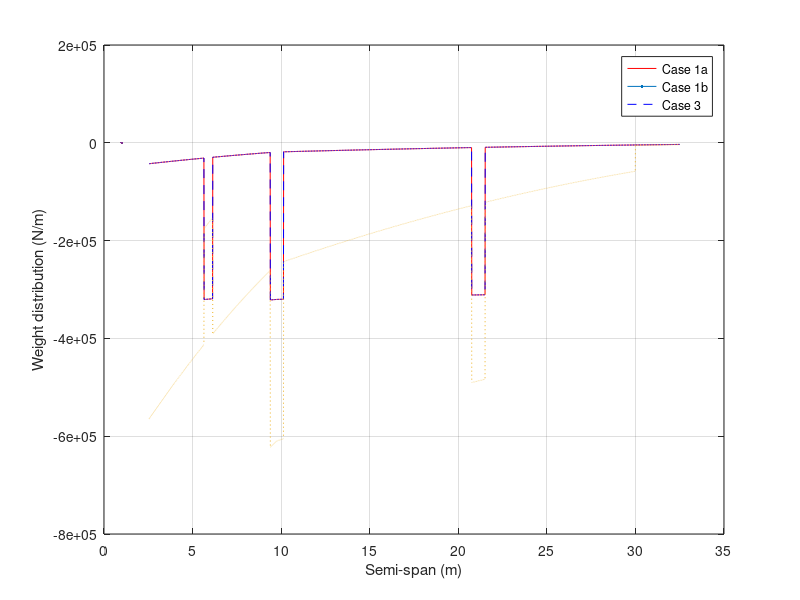
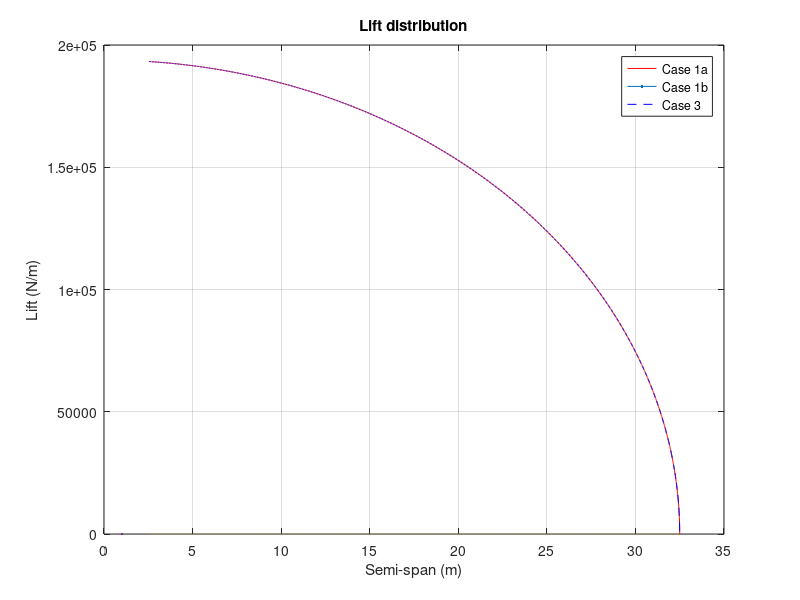
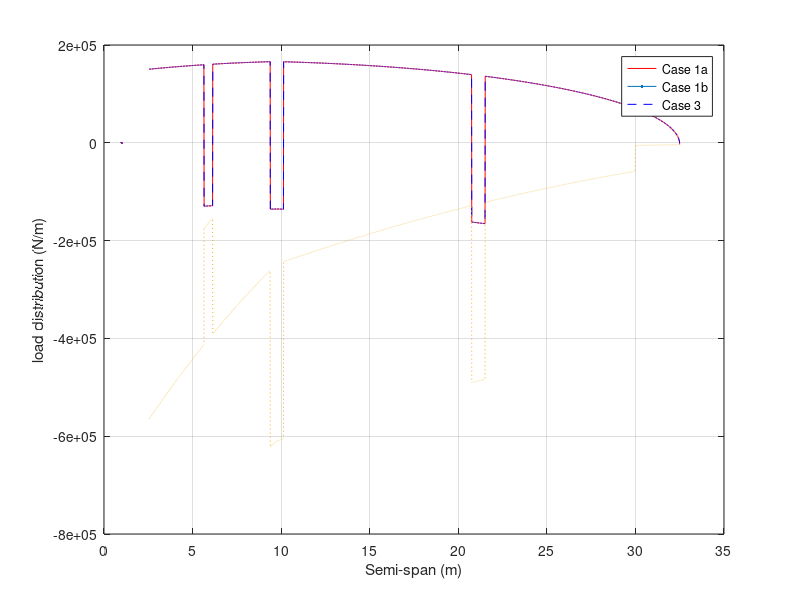
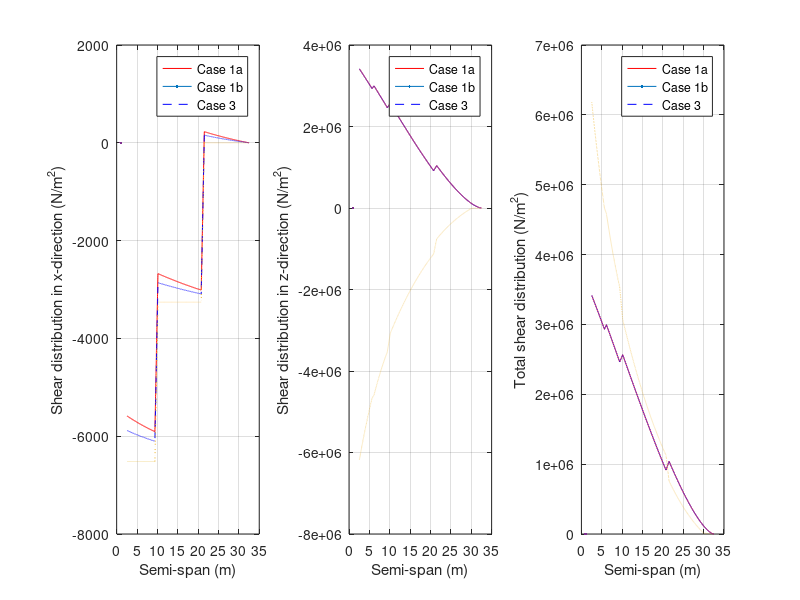

MATLAB code for these plots, in order:
clc
clear
close all

%LOADS DISTRIBUTION

%get chord distribution
%leading edge sweep angle
b = 32.45 * tand(26.6);
a = b - 3.47/4;

aa = (a + 3.47)/32.45;

%sweep_angle = atand(aa);
sweep_angle = atand(aa);

%chord distribution for first section
outer_chord = 13.89 - (9.75 * tand(sweep_angle));

gradient1 = (outer_chord - 13.89)/9.75;

%for outer section
gradient2 = (3.47 - outer_chord)/(32.45 - 9.75);

span1 = 2.55:0.01:9.75;
span2 = 9.75:0.01:32.5;

c2 = outer_chord - gradient2 * 9.75;

chord1 = gradient1 * span1 + 13.89;
chord2 = gradient2*span2+c2;

chord = [chord1,chord2];

%CMo for airfoil
Cmoairf = -0.131;

%constants
W_S = 7840;         %wing loading in N/m^2
S = 482;            %wing area in m^2
rho = 1.227;        %sea level density
W = 353385;         %mtow in kg
g = 9.81;           %gravitational constant
T = 321600;         %thrust produced by each engine in N

%masses and wing properties
m_dry = 27100/2;        %dry mass of the wing in kg
weight_wing = m_dry*g;  %weight of the wing in N
V_wing = 168.6331;      %volume of the wing in m^3 CHANGE THIS WITH THE REAL VALUE  

m_fuel = 176091;        %fuel mass in kg
rho_fuel = 804;         %fuel density in kg/m^3
length_ft = 26.83;      %length of fuel tank 

m_engine = 6147.1;      %mass of engine
m_mg = 15100;           %mass of main landing gear


%aerofoil properties
cg = 0.4141;                            %centre of gravity
arm_length = 0.1641;                    %distance of cg from aerodynamic centre
frontSpar = 0.12;                       %location of front spar
rearSpar = 0.7;                         %location of shear spar
flexAxis = (frontSpar+rearSpar)/2;      %location of flexural axis (shear centre)


%wing discretisation
span = [span1,span2];      %29.33 is the length of the wing that is outside of the fuselage

%area of the aerofoil at each section of the wing
area_aerofoil = 0.0939*chord.^2;


%cases: [case 1a, case 1b, case 3]

v = [130.537; 171.25; 81.21];           %speed in m/s
n = [2.5; 2.5; 3];                      %load factor
L = n*W*g;                              %overall lift
L(3) = 0;                               %assume no aerodynamic forces in case 3
C_l = (2*n*W_S)./(rho*v.^2);            %lift coefficient
C_l(3) = 0;                             %assume no aerodynamic forces in case 3
%C_d = [0.13; 0.022; 0];                 %drag coefficient taken from polars
C_d = [0.043; 0.017; 0];
D = 0.5.*rho.*v.^2.*S.*C_d;             %overall drag
L0 = L./(32.5*pi*0.5 - 6.34);           %assume an elliptical lift distribution

dy = 0.01;                      %length of each section
dV = area_aerofoil * dy;        %volume of each section

%load on each section of the wing due to the wing's weight
dW_wing = (weight_wing/V_wing) * dV;

%load due to 1 engine in N
dW_engine = [m_engine*g;m_engine*g;m_engine*g]; 

%load due to 1 main landing gear in N
dW_mg = [m_mg*g/4;m_mg*g/4;m_mg*g/4];

%load due to fuel in the wings in N
V_fuel = 219.75;                %volume of fuel in m^3
dmass_fuel = rho_fuel * dV;     %mass of fuel in each section
dmass_fuel(2747:end) = 0;       %no fuel after y = 30
dW_fuel = dmass_fuel*g;         %weight of fuel in each section

%add all of the weights to get the total weight experienced at each section
dW_total = zeros(3, length(chord));             %pre-define array

%case 1 - worst case scenario with no fuel weight
dW_total(1,:) = dW_total(1,:) + dW_wing;                             %add weight of wing
dW_total(1,685:760) = dW_total(1,685:760) + dW_engine(1)/75;         %add weight of engine 1
dW_total(1,1823:1898) = dW_total(1,1823:1898) + dW_engine(1)/75;     %add weight of engine 2
dW_total(1,311:359) = dW_total(1,311:359) + dW_mg(1)/48;             %add weight of landing gear
dW_total(1,:) = dW_total(1,:) * 100;

%case 2 - worst case scenario with no fuel weight
dW_total(2,:) = dW_total(2,:) + dW_wing;                             %add weight of wing
dW_total(2,685:760) = dW_total(2,685:760) + dW_engine(2)/75;         %add weight of engine 1
dW_total(2,1823:1898) = dW_total(2,1823:1898) + dW_engine(2)/75;     %add weight of engine 2
dW_total(2,311:359) = dW_total(2,311:359) + dW_mg(2)/48;             %add weight of landing gear
dW_total(2,:) = dW_total(2,:) * 100;

%case 3 - worst case scenario with fuel weight
dW_total(3,:) = dW_total(3,:) + dW_wing + dW_fuel;                   %add weight of wing and fuel
dW_total(3,685:760) = dW_total(3,685:760) + dW_engine(3)/75;         %add weight of engine 1
dW_total(3,1823:1898) = dW_total(3,1823:1898) + dW_engine(3)/75;     %add weight of engine 2
dW_total(3,311:359) = dW_total(3,311:359) + dW_mg(3)/48;             %add weight of landing gear
dW_total(3,:) = dW_total(3,:) * 100;
dW_total(3,311:359) = dW_total(3,311:359) - 6.2349e6/48;             %add force of main landing gear on the wing at touch down

dW_total = dW_total.*n.*1.5;


%CALCULATING SHEAR
dS = dy*chord;                              %planform area distribution
dD = 0.5*rho*v.^2.*C_d.*dS;                 %drag distribution
dL = L0.*sqrt(1-(span/32.5).^2);            %elliptical lift distribution
dD(:,685:760) = dD(:,685:760) - T/75;       %subtract thrust of engine 1
dD(:,1823:1898) = dD(:,1823:1898) - T/75;   %subtract thrust of engine 2

for i = 1:3  
    for j = 1:length(span)
        temp = dD(i,j:length(span));
        shear_x(i,j) = sum(temp*dy);
    end
end

shear_y = 0;

for i = 1:3
    for j = 1:length(span)
        temp1 = dL(i,j:length(span));
        temp2 = dW_total(i,j:length(span));
        shear_z(i,j) = sum((temp1-temp2)*dy);
    end
end

shear_total = sqrt(shear_x.^2 + shear_z.^2);


%CALCULATING BENDING MOMENT

for i = 1:3
    for j = 1:length(span)
        temp = shear_z(i,j:length(span));
        M_x(i,j) = sum(temp)*dy;
    end
end

for i = 1:3
    for j = 1:length(span)
        temp = shear_x(i,j:length(span));
        M_z(i,j) = sum(temp)*dy;
    end
end


%CALCULATING TORQUE
M_torque = zeros(3, length(span));
landing_gear_force_case3 = zeros(length(span));
landing_gear_force_case3(311:359) = 3.4278e6/48 ; %double check this is correct or not
for i=1:3
    for j = 1: length(span)
        if i==3 % the landing gear will exert a moment
        x_quart(i, j) = 0.25 * chord(j);
        z_f = 0.07; % depends how we define the axis
        x_cg= cg;
        m_0w(i,j) = 0.5* rho * v(i)^2 * chord(j)^2 * Cmoairf; 
        dM(i,j) = dL(i,j)* (flexAxis - x_quart(i,j))+dD(i,j) * 0 + dW_total(i,j) *(flexAxis - x_cg) + landing_gear_force_case3(1,j)*(flexAxis - rearSpar) - m_0w(i,j);
        M_torque(i,j)= sum(dM(i,j)) ;  
        else
    x_quart(i, j) = 0.25 * chord(j);
    z_f = 0.07; % depends how we define the axis
    x_cg= cg;
    m_0w(i,j) = 0.5* rho * v(i)^2 * chord(j)^2 * Cmoairf; 
    dM(i,j) = dL(i,j)* (flexAxis - x_quart(i,j))+dD(i,j) * 0 + dW_total(i,j) *(flexAxis - x_cg) + - m_0w(i,j);
    M_torque(i,j)= sum(dM(i,j)) ;
    end
    end
end


%PLOTSS

figure(1)
plot(span,-dW_total(1,:),"r", LineWidth = 1.5);
hold on
plot(span,-dW_total(2,:),"b--", LineWidth = 1.5);
plot(span,-dW_total(3,:),":", LineWidth = 1.5);
hold off
grid on
xlabel("Semi-span (m)");
ylabel("Weight distribution (N/m)");
legend("Case 1a","Case 1b", "Case 3");

figure(2)
plot(span,dL(1,:),"r", LineWidth = 1.5);
hold on
plot(span,dL(2,:),"b--", LineWidth = 1.5);
plot(span,dL(3,:),":", LineWidth = 1.5);
hold off
title("Lift distribution");
xlabel("Semi-span (m)");
ylabel("Lift (N/m)");
grid on
legend("Case 1a","Case 1b", "Case 3");

figure(3)
plot(span,dL(1,:)-dW_total(1,:),"r", LineWidth = 1.5);
hold on
plot(span,dL(2,:)-dW_total(2,:),"b--", LineWidth = 1.5);
plot(span,dL(3,:)-dW_total(3,:),":", LineWidth = 1.5);
hold off
xlabel("Semi-span (m)");
ylabel("load distribution (N/m)");
grid on
legend("Case 1a","Case 1b", "Case 3");

figure(4)
subplot(1,3,1);
plot(span,shear_x(1,:),"r", LineWidth = 1.5);
hold on
plot(span,shear_x(2,:),"b--", LineWidth = 1.5);
plot(span,shear_x(3,:),":", LineWidth = 1.5);
hold off
grid on
xlabel("Semi-span (m)");
ylabel("Shear distribution in x-direction (N/m^2)");
legend("Case 1a","Case 1b", "Case 3");

subplot(1,3,2);
plot(span,shear_z(1,:),"r", LineWidth = 1.5);
hold on
plot(span,shear_z(2,:),"b--", LineWidth = 1.5);
plot(span,shear_z(3,:),":", LineWidth = 1.5);
hold off
grid on
xlabel("Semi-span (m)");
ylabel("Shear distribution in z-direction (N/m^2)");
legend("Case 1a","Case 1b", "Case 3");

subplot(1,3,3);
plot(span,shear_total(1,:),"r", LineWidth = 1.5);
hold on
plot(span,shear_total(2,:),"b--", LineWidth = 1.5);
plot(span,shear_total(3,:),":", LineWidth = 1.5);
hold off
grid on
xlabel("Semi-span (m)");
ylabel("Total shear distribution (N/m^2)");
legend("Case 1a","Case 1b", "Case 3");

figure(5)
subplot(1,2,1);
plot(span,M_x(1,:),"r", LineWidth = 1.5);
hold on
plot(span,M_x(2,:),"b--", LineWidth = 1.5);
plot(span,M_x(3,:),":", LineWidth = 1.5);
hold off
grid on
xlabel("Semi-span (m)");
ylabel("Bending moment distribution in x-direction (N)");
legend("Case 1a","Case 1b", "Case 3");

subplot(1,2,2);
plot(span,M_z(1,:),"r", LineWidth = 1.5);
hold on
plot(span,M_z(2,:),"b--", LineWidth = 1.5);
plot(span,M_z(3,:),":", LineWidth = 1.5);
hold off
grid on
xlabel("Semi-span (m)");
ylabel("Bending moment distribution in z-direction (N)");
legend("Case 1a","Case 1b", "Case 3");


figure(6)
subplot(1,2,1);
plot(span,M_torque(1,:),"r", LineWidth = 1.5);
hold on
plot(span,M_torque(2,:),"b--", LineWidth = 1.5);
plot(span,M_torque(3,:),":", LineWidth = 1.5);
hold off
grid on
xlabel("Semi-span (m)");
ylabel(" (N)");
legend("Case 1a","Case 1b", "Case 3");

% Get the sectional load vs spanwise diagram for case 1&3 under different
% conditions so MTOW, EFW, MLW

%%%%%%% CHANGE THE VALUES OF MLW AND EFW
MTOW = 353385;         %mtow in kg
MLW =  320000        ; % maximum landing weoght
EFW =  300000      ; %EMPTY FUEL WEIGHT
n= 3.75;
mass=[MTOW, MLW, EFW];

for j= 1:3
    lift(j) = n* mass(j)*g;
    L0(j)= lift(j)/(32.5*pi*0.5 - 6.34);  %assume an elliptical lift distribution
    dl_new(j,:) = L0(j)*sqrt(1-(span/32.5).^2);
end

figure
plot(span, dl_new(1,:))
hold on
plot(span, dl_new(2,:))
plot(span, dl_new(3,:))
grid on
xlabel("Spanwise position (m)")
ylabel("Sectional load (N/m)")


figure
plot(span,dL(1,:)-dW_total(1,:),"r",LineWidth = 1.25);
hold on
plot(span,dL(3,:)-dW_total(3,:),LineWidth = 1.25,Color=[0 128 255]/255);
plot(span,dL(1,:),"--", LineWidth = 1.25,Color=[255 102 102]/255);
plot(span,dL(3,:),"--", LineWidth = 1.25,Color=[102 102 255]/255);
plot(span,-dW_total(1,:),":", LineWidth = 1.25,Color=[153 0 0]/255);
plot(span,-dW_total(3,:),":", LineWidth = 1.25,Color=[0 0 153]/255);
hold off
xlabel("Semi-span (m)");
ylabel("load distribution (N/m)");
grid on
legend("Case 1 - Resultant load","Case 3 - Resultant load","Case 1 - Lift ", "Case 3 - Lift ","Case 1 - Inertial loads","Case 3 - Inertial loads");
